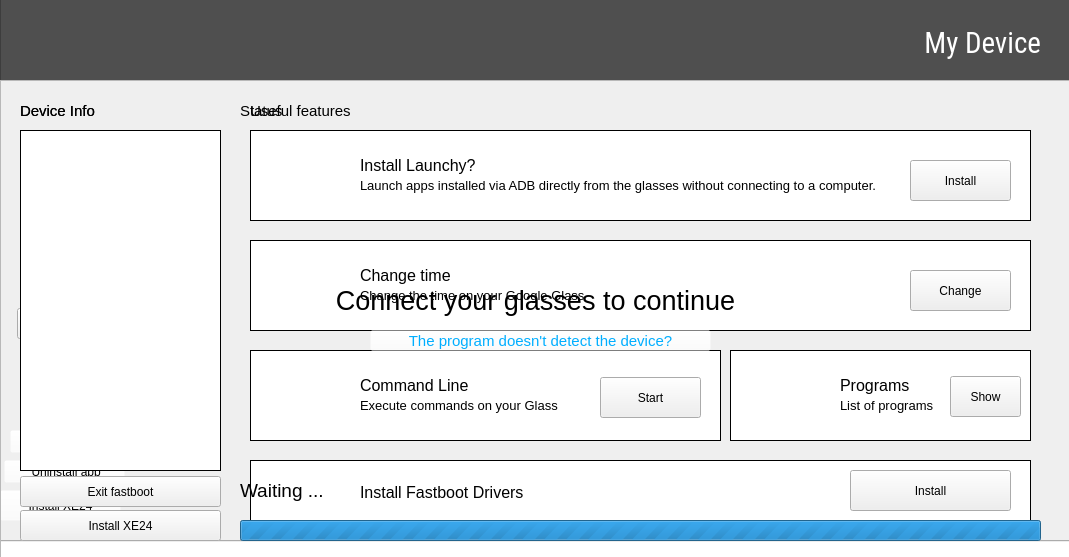
<?xml version="1.0" encoding="UTF-8"?>
<ui version="4.0">
 <class>MainWindow</class>
 <widget class="QMainWindow" name="MainWindow">
  <property name="geometry">
   <rect>
    <x>0</x>
    <y>0</y>
    <width>1069</width>
    <height>557</height>
   </rect>
  </property>
  <property name="minimumSize">
   <size>
    <width>1065</width>
    <height>557</height>
   </size>
  </property>
  <property name="maximumSize">
   <size>
    <width>2121212</width>
    <height>557</height>
   </size>
  </property>
  <property name="windowTitle">
   <string>Glassy</string>
  </property>
  <widget class="QWidget" name="centralwidget">
   <widget class="QFrame" name="frame">
    <property name="geometry">
     <rect>
      <x>0</x>
      <y>-10</y>
      <width>1091</width>
      <height>91</height>
     </rect>
    </property>
    <property name="styleSheet">
     <string notr="true">background-color: rgb(79, 79, 79);</string>
    </property>
    <property name="frameShape">
     <enum>QFrame::StyledPanel</enum>
    </property>
    <property name="frameShadow">
     <enum>QFrame::Raised</enum>
    </property>
    <widget class="QLabel" name="pageTitle">
     <property name="geometry">
      <rect>
       <x>780</x>
       <y>30</y>
       <width>261</width>
       <height>41</height>
      </rect>
     </property>
     <property name="font">
      <font>
       <family>Roboto Condensed</family>
       <pointsize>22</pointsize>
      </font>
     </property>
     <property name="styleSheet">
      <string notr="true">color: rgb(255, 255, 255);</string>
     </property>
     <property name="text">
      <string>My Device</string>
     </property>
     <property name="alignment">
      <set>Qt::AlignBottom|Qt::AlignRight|Qt::AlignTrailing</set>
     </property>
    </widget>
   </widget>
   <widget class="QLabel" name="label">
    <property name="geometry">
     <rect>
      <x>0</x>
      <y>-3</y>
      <width>231</width>
      <height>81</height>
     </rect>
    </property>
    <property name="text">
     <string/>
    </property>
    <property name="pixmap">
     <pixmap>../img/logo.png</pixmap>
    </property>
    <property name="scaledContents">
     <bool>true</bool>
    </property>
   </widget>
   <widget class="QFrame" name="deviceFrame">
    <property name="geometry">
     <rect>
      <x>0</x>
      <y>80</y>
      <width>1071</width>
      <height>521</height>
     </rect>
    </property>
    <property name="frameShape">
     <enum>QFrame::StyledPanel</enum>
    </property>
    <property name="frameShadow">
     <enum>QFrame::Raised</enum>
    </property>
    <widget class="QFrame" name="frame_2">
     <property name="geometry">
      <rect>
       <x>20</x>
       <y>50</y>
       <width>201</width>
       <height>171</height>
      </rect>
     </property>
     <property name="styleSheet">
      <string notr="true">background-color: rgb(255, 255, 255);
border: 1px solid black;</string>
     </property>
     <property name="frameShape">
      <enum>QFrame::StyledPanel</enum>
     </property>
     <property name="frameShadow">
      <enum>QFrame::Raised</enum>
     </property>
     <widget class="QLabel" name="label_4">
      <property name="geometry">
       <rect>
        <x>0</x>
        <y>20</y>
        <width>201</width>
        <height>141</height>
       </rect>
      </property>
      <property name="styleSheet">
       <string notr="true">background-color: rgba(255, 255, 255, 0);
border: 0px solid white;</string>
      </property>
      <property name="text">
       <string/>
      </property>
      <property name="pixmap">
       <pixmap>../img/glass.png</pixmap>
      </property>
      <property name="scaledContents">
       <bool>true</bool>
      </property>
     </widget>
    </widget>
    <widget class="QLabel" name="label_3">
     <property name="geometry">
      <rect>
       <x>20</x>
       <y>20</y>
       <width>131</width>
       <height>21</height>
      </rect>
     </property>
     <property name="font">
      <font>
       <pointsize>11</pointsize>
      </font>
     </property>
     <property name="text">
      <string>Device Info</string>
     </property>
    </widget>
    <widget class="QPushButton" name="rebootButton">
     <property name="geometry">
      <rect>
       <x>17</x>
       <y>228</y>
       <width>101</width>
       <height>31</height>
      </rect>
     </property>
     <property name="text">
      <string>Reboot</string>
     </property>
    </widget>
    <widget class="QPushButton" name="fastbootButton">
     <property name="geometry">
      <rect>
       <x>120</x>
       <y>228</y>
       <width>101</width>
       <height>31</height>
      </rect>
     </property>
     <property name="text">
      <string>Enter fastboot</string>
     </property>
    </widget>
    <widget class="QLabel" name="batteryText">
     <property name="geometry">
      <rect>
       <x>20</x>
       <y>270</y>
       <width>181</width>
       <height>21</height>
      </rect>
     </property>
     <property name="styleSheet">
      <string notr="true">background-color: rgba(255, 255, 255, 0);
border: 0px solid white;</string>
     </property>
     <property name="text">
      <string>Battery: 100%</string>
     </property>
    </widget>
    <widget class="Line" name="line">
     <property name="geometry">
      <rect>
       <x>20</x>
       <y>260</y>
       <width>201</width>
       <height>16</height>
      </rect>
     </property>
     <property name="orientation">
      <enum>Qt::Horizontal</enum>
     </property>
    </widget>
    <widget class="QLabel" name="batteryText_2">
     <property name="geometry">
      <rect>
       <x>20</x>
       <y>290</y>
       <width>181</width>
       <height>21</height>
      </rect>
     </property>
     <property name="styleSheet">
      <string notr="true">background-color: rgba(255, 255, 255, 0);
border: 0px solid white;</string>
     </property>
     <property name="text">
      <string>Firmware: XE24</string>
     </property>
    </widget>
    <widget class="QLabel" name="applicationsText">
     <property name="geometry">
      <rect>
       <x>20</x>
       <y>310</y>
       <width>181</width>
       <height>21</height>
      </rect>
     </property>
     <property name="styleSheet">
      <string notr="true">background-color: rgba(255, 255, 255, 0);
border: 0px solid white;</string>
     </property>
     <property name="text">
      <string>Applications: 57</string>
     </property>
    </widget>
    <widget class="Line" name="line_2">
     <property name="geometry">
      <rect>
       <x>20</x>
       <y>330</y>
       <width>201</width>
       <height>16</height>
      </rect>
     </property>
     <property name="orientation">
      <enum>Qt::Horizontal</enum>
     </property>
    </widget>
    <widget class="QPushButton" name="apkInstallButton">
     <property name="geometry">
      <rect>
       <x>10</x>
       <y>350</y>
       <width>121</width>
       <height>23</height>
      </rect>
     </property>
     <property name="cursor">
      <cursorShape>PointingHandCursor</cursorShape>
     </property>
     <property name="layoutDirection">
      <enum>Qt::LeftToRight</enum>
     </property>
     <property name="styleSheet">
      <string notr="true">background-color: rgba(255, 255, 255, 0);</string>
     </property>
     <property name="text">
      <string> Install .APK file</string>
     </property>
     <property name="icon">
      <iconset>
       <normaloff>../img/install.png</normaloff>../img/install.png</iconset>
     </property>
     <property name="iconSize">
      <size>
       <width>25</width>
       <height>25</height>
      </size>
     </property>
    </widget>
    <widget class="QProgressBar" name="progressBar">
     <property name="geometry">
      <rect>
       <x>-10</x>
       <y>460</y>
       <width>1101</width>
       <height>20</height>
      </rect>
     </property>
     <property name="value">
      <number>0</number>
     </property>
     <property name="textVisible">
      <bool>false</bool>
     </property>
    </widget>
    <widget class="QLabel" name="label_5">
     <property name="geometry">
      <rect>
       <x>250</x>
       <y>20</y>
       <width>181</width>
       <height>21</height>
      </rect>
     </property>
     <property name="font">
      <font>
       <pointsize>11</pointsize>
      </font>
     </property>
     <property name="text">
      <string>Useful features</string>
     </property>
    </widget>
    <widget class="QPushButton" name="uninstallButton">
     <property name="geometry">
      <rect>
       <x>4</x>
       <y>380</y>
       <width>121</width>
       <height>23</height>
      </rect>
     </property>
     <property name="cursor">
      <cursorShape>PointingHandCursor</cursorShape>
     </property>
     <property name="layoutDirection">
      <enum>Qt::LeftToRight</enum>
     </property>
     <property name="styleSheet">
      <string notr="true">background-color: rgba(255, 255, 255, 0);</string>
     </property>
     <property name="text">
      <string> Uninstall app</string>
     </property>
     <property name="icon">
      <iconset>
       <normaloff>../img/uninstall.png</normaloff>../img/uninstall.png</iconset>
     </property>
     <property name="iconSize">
      <size>
       <width>25</width>
       <height>25</height>
      </size>
     </property>
    </widget>
    <widget class="QPushButton" name="updatesButton">
     <property name="geometry">
      <rect>
       <x>0</x>
       <y>410</y>
       <width>121</width>
       <height>31</height>
      </rect>
     </property>
     <property name="cursor">
      <cursorShape>PointingHandCursor</cursorShape>
     </property>
     <property name="layoutDirection">
      <enum>Qt::LeftToRight</enum>
     </property>
     <property name="styleSheet">
      <string notr="true">background-color: rgba(255, 255, 255, 0);</string>
     </property>
     <property name="text">
      <string>Install XE24</string>
     </property>
     <property name="icon">
      <iconset>
       <normaloff>../img/updates.png</normaloff>../img/updates.png</iconset>
     </property>
     <property name="iconSize">
      <size>
       <width>35</width>
       <height>35</height>
      </size>
     </property>
    </widget>
    <widget class="QFrame" name="frame_4">
     <property name="geometry">
      <rect>
       <x>250</x>
       <y>50</y>
       <width>781</width>
       <height>91</height>
      </rect>
     </property>
     <property name="styleSheet">
      <string notr="true">background-color: rgb(255, 255, 255);
border: 1px solid black;</string>
     </property>
     <property name="frameShape">
      <enum>QFrame::StyledPanel</enum>
     </property>
     <property name="frameShadow">
      <enum>QFrame::Raised</enum>
     </property>
     <widget class="QLabel" name="label_6">
      <property name="geometry">
       <rect>
        <x>10</x>
        <y>-2</y>
        <width>91</width>
        <height>101</height>
       </rect>
      </property>
      <property name="styleSheet">
       <string notr="true">background-color: rgba(255, 255, 255, 0);
border: 0px solid white;</string>
      </property>
      <property name="text">
       <string/>
      </property>
      <property name="pixmap">
       <pixmap>../img/launchy.png</pixmap>
      </property>
      <property name="scaledContents">
       <bool>true</bool>
      </property>
     </widget>
     <widget class="QLabel" name="label_7">
      <property name="geometry">
       <rect>
        <x>110</x>
        <y>20</y>
        <width>161</width>
        <height>31</height>
       </rect>
      </property>
      <property name="font">
       <font>
        <pointsize>12</pointsize>
       </font>
      </property>
      <property name="styleSheet">
       <string notr="true">background-color: rgba(255, 255, 255, 0);
border: 0px solid white;</string>
      </property>
      <property name="text">
       <string>Install Launchy?</string>
      </property>
     </widget>
     <widget class="QLabel" name="label_8">
      <property name="geometry">
       <rect>
        <x>110</x>
        <y>40</y>
        <width>531</width>
        <height>31</height>
       </rect>
      </property>
      <property name="font">
       <font>
        <pointsize>10</pointsize>
       </font>
      </property>
      <property name="styleSheet">
       <string notr="true">background-color: rgba(255, 255, 255, 0);
border: 0px solid white;</string>
      </property>
      <property name="text">
       <string>Launch apps installed via ADB directly from the glasses without connecting to a computer.</string>
      </property>
     </widget>
    </widget>
    <widget class="QPushButton" name="installLaunchy">
     <property name="geometry">
      <rect>
       <x>910</x>
       <y>80</y>
       <width>101</width>
       <height>41</height>
      </rect>
     </property>
     <property name="text">
      <string>Install</string>
     </property>
    </widget>
    <widget class="QFrame" name="frame_5">
     <property name="geometry">
      <rect>
       <x>250</x>
       <y>160</y>
       <width>781</width>
       <height>91</height>
      </rect>
     </property>
     <property name="styleSheet">
      <string notr="true">background-color: rgb(255, 255, 255);
border: 1px solid black;</string>
     </property>
     <property name="frameShape">
      <enum>QFrame::StyledPanel</enum>
     </property>
     <property name="frameShadow">
      <enum>QFrame::Raised</enum>
     </property>
     <widget class="QLabel" name="label_9">
      <property name="geometry">
       <rect>
        <x>10</x>
        <y>-2</y>
        <width>91</width>
        <height>91</height>
       </rect>
      </property>
      <property name="styleSheet">
       <string notr="true">background-color: rgba(255, 255, 255, 0);
border: 0px solid white;</string>
      </property>
      <property name="text">
       <string/>
      </property>
      <property name="pixmap">
       <pixmap>../img/clock.png</pixmap>
      </property>
      <property name="scaledContents">
       <bool>true</bool>
      </property>
     </widget>
     <widget class="QLabel" name="label_10">
      <property name="geometry">
       <rect>
        <x>110</x>
        <y>20</y>
        <width>161</width>
        <height>31</height>
       </rect>
      </property>
      <property name="font">
       <font>
        <pointsize>12</pointsize>
       </font>
      </property>
      <property name="styleSheet">
       <string notr="true">background-color: rgba(255, 255, 255, 0);
border: 0px solid white;</string>
      </property>
      <property name="text">
       <string>Change time </string>
      </property>
     </widget>
     <widget class="QLabel" name="label_11">
      <property name="geometry">
       <rect>
        <x>110</x>
        <y>40</y>
        <width>531</width>
        <height>31</height>
       </rect>
      </property>
      <property name="font">
       <font>
        <pointsize>10</pointsize>
       </font>
      </property>
      <property name="styleSheet">
       <string notr="true">background-color: rgba(255, 255, 255, 0);
border: 0px solid white;</string>
      </property>
      <property name="text">
       <string>Change the time on your Google Glass</string>
      </property>
     </widget>
    </widget>
    <widget class="QPushButton" name="changeTimeButton">
     <property name="geometry">
      <rect>
       <x>910</x>
       <y>190</y>
       <width>101</width>
       <height>41</height>
      </rect>
     </property>
     <property name="text">
      <string>Change</string>
     </property>
    </widget>
    <widget class="QFrame" name="frame_6">
     <property name="geometry">
      <rect>
       <x>250</x>
       <y>270</y>
       <width>471</width>
       <height>91</height>
      </rect>
     </property>
     <property name="styleSheet">
      <string notr="true">background-color: rgb(255, 255, 255);
border: 1px solid black;</string>
     </property>
     <property name="frameShape">
      <enum>QFrame::StyledPanel</enum>
     </property>
     <property name="frameShadow">
      <enum>QFrame::Raised</enum>
     </property>
     <widget class="QLabel" name="label_12">
      <property name="geometry">
       <rect>
        <x>20</x>
        <y>15</y>
        <width>61</width>
        <height>61</height>
       </rect>
      </property>
      <property name="styleSheet">
       <string notr="true">background-color: rgba(255, 255, 255, 0);
border: 0px solid white;</string>
      </property>
      <property name="text">
       <string/>
      </property>
      <property name="pixmap">
       <pixmap>../img/cmd.png</pixmap>
      </property>
      <property name="scaledContents">
       <bool>true</bool>
      </property>
     </widget>
     <widget class="QLabel" name="label_13">
      <property name="geometry">
       <rect>
        <x>110</x>
        <y>20</y>
        <width>161</width>
        <height>31</height>
       </rect>
      </property>
      <property name="font">
       <font>
        <pointsize>12</pointsize>
       </font>
      </property>
      <property name="styleSheet">
       <string notr="true">background-color: rgba(255, 255, 255, 0);
border: 0px solid white;</string>
      </property>
      <property name="text">
       <string>Command Line</string>
      </property>
     </widget>
     <widget class="QLabel" name="label_14">
      <property name="geometry">
       <rect>
        <x>110</x>
        <y>40</y>
        <width>531</width>
        <height>31</height>
       </rect>
      </property>
      <property name="font">
       <font>
        <pointsize>10</pointsize>
       </font>
      </property>
      <property name="styleSheet">
       <string notr="true">background-color: rgba(255, 255, 255, 0);
border: 0px solid white;</string>
      </property>
      <property name="text">
       <string>Execute commands on your Glass</string>
      </property>
     </widget>
    </widget>
    <widget class="QPushButton" name="commandsExecuteButton">
     <property name="geometry">
      <rect>
       <x>600</x>
       <y>297</y>
       <width>101</width>
       <height>41</height>
      </rect>
     </property>
     <property name="text">
      <string>Start</string>
     </property>
    </widget>
    <widget class="QFrame" name="frame_7">
     <property name="geometry">
      <rect>
       <x>730</x>
       <y>270</y>
       <width>301</width>
       <height>91</height>
      </rect>
     </property>
     <property name="styleSheet">
      <string notr="true">background-color: rgb(255, 255, 255);
border: 1px solid black;</string>
     </property>
     <property name="frameShape">
      <enum>QFrame::StyledPanel</enum>
     </property>
     <property name="frameShadow">
      <enum>QFrame::Raised</enum>
     </property>
     <widget class="QLabel" name="label_15">
      <property name="geometry">
       <rect>
        <x>20</x>
        <y>15</y>
        <width>61</width>
        <height>61</height>
       </rect>
      </property>
      <property name="styleSheet">
       <string notr="true">background-color: rgba(255, 255, 255, 0);
border: 0px solid white;</string>
      </property>
      <property name="text">
       <string/>
      </property>
      <property name="pixmap">
       <pixmap>../img/programs.png</pixmap>
      </property>
      <property name="scaledContents">
       <bool>true</bool>
      </property>
     </widget>
     <widget class="QLabel" name="label_16">
      <property name="geometry">
       <rect>
        <x>110</x>
        <y>20</y>
        <width>161</width>
        <height>31</height>
       </rect>
      </property>
      <property name="font">
       <font>
        <pointsize>12</pointsize>
       </font>
      </property>
      <property name="styleSheet">
       <string notr="true">background-color: rgba(255, 255, 255, 0);
border: 0px solid white;</string>
      </property>
      <property name="text">
       <string>Programs</string>
      </property>
     </widget>
     <widget class="QLabel" name="label_17">
      <property name="geometry">
       <rect>
        <x>110</x>
        <y>40</y>
        <width>531</width>
        <height>31</height>
       </rect>
      </property>
      <property name="font">
       <font>
        <pointsize>10</pointsize>
       </font>
      </property>
      <property name="styleSheet">
       <string notr="true">background-color: rgba(255, 255, 255, 0);
border: 0px solid white;</string>
      </property>
      <property name="text">
       <string>List of programs</string>
      </property>
     </widget>
    </widget>
    <widget class="QPushButton" name="showButton">
     <property name="geometry">
      <rect>
       <x>950</x>
       <y>296</y>
       <width>71</width>
       <height>41</height>
      </rect>
     </property>
     <property name="text">
      <string>Show</string>
     </property>
    </widget>
    <widget class="QFrame" name="frame_8">
     <property name="geometry">
      <rect>
       <x>250</x>
       <y>380</y>
       <width>781</width>
       <height>61</height>
      </rect>
     </property>
     <property name="styleSheet">
      <string notr="true">background-color: rgb(255, 255, 255);
border: 1px solid black;</string>
     </property>
     <property name="frameShape">
      <enum>QFrame::StyledPanel</enum>
     </property>
     <property name="frameShadow">
      <enum>QFrame::Raised</enum>
     </property>
     <widget class="QLabel" name="label_33">
      <property name="geometry">
       <rect>
        <x>20</x>
        <y>5</y>
        <width>51</width>
        <height>51</height>
       </rect>
      </property>
      <property name="styleSheet">
       <string notr="true">background-color: rgba(255, 255, 255, 0);
border: 0px solid white;</string>
      </property>
      <property name="text">
       <string/>
      </property>
      <property name="pixmap">
       <pixmap>../img/android.png</pixmap>
      </property>
      <property name="scaledContents">
       <bool>true</bool>
      </property>
     </widget>
     <widget class="QLabel" name="label_34">
      <property name="geometry">
       <rect>
        <x>110</x>
        <y>17</y>
        <width>201</width>
        <height>31</height>
       </rect>
      </property>
      <property name="font">
       <font>
        <pointsize>12</pointsize>
       </font>
      </property>
      <property name="styleSheet">
       <string notr="true">background-color: rgba(255, 255, 255, 0);
border: 0px solid white;</string>
      </property>
      <property name="text">
       <string>Install Fastboot Drivers</string>
      </property>
     </widget>
    </widget>
    <widget class="QPushButton" name="installFastbootdriversButton">
     <property name="geometry">
      <rect>
       <x>850</x>
       <y>390</y>
       <width>161</width>
       <height>41</height>
      </rect>
     </property>
     <property name="text">
      <string>Install</string>
     </property>
    </widget>
   </widget>
   <widget class="QFrame" name="searchingFrame">
    <property name="geometry">
     <rect>
      <x>0</x>
      <y>80</y>
      <width>1071</width>
      <height>521</height>
     </rect>
    </property>
    <property name="frameShape">
     <enum>QFrame::StyledPanel</enum>
    </property>
    <property name="frameShadow">
     <enum>QFrame::Raised</enum>
    </property>
    <widget class="QLabel" name="label_35">
     <property name="geometry">
      <rect>
       <x>0</x>
       <y>200</y>
       <width>1071</width>
       <height>41</height>
      </rect>
     </property>
     <property name="font">
      <font>
       <pointsize>20</pointsize>
      </font>
     </property>
     <property name="text">
      <string>Connect your glasses to continue</string>
     </property>
     <property name="alignment">
      <set>Qt::AlignCenter</set>
     </property>
    </widget>
    <widget class="QLabel" name="label_36">
     <property name="geometry">
      <rect>
       <x>520</x>
       <y>150</y>
       <width>41</width>
       <height>41</height>
      </rect>
     </property>
     <property name="text">
      <string/>
     </property>
     <property name="pixmap">
      <pixmap>../img/loading.png</pixmap>
     </property>
     <property name="scaledContents">
      <bool>true</bool>
     </property>
    </widget>
    <widget class="QPushButton" name="doesntDetectButton">
     <property name="geometry">
      <rect>
       <x>370</x>
       <y>250</y>
       <width>341</width>
       <height>21</height>
      </rect>
     </property>
     <property name="font">
      <font>
       <pointsize>11</pointsize>
      </font>
     </property>
     <property name="cursor">
      <cursorShape>PointingHandCursor</cursorShape>
     </property>
     <property name="styleSheet">
      <string notr="true">background-color: rgba(255, 255, 255, 0);
color: rgb(0, 174, 255);</string>
     </property>
     <property name="text">
      <string>The program doesn't detect the device?</string>
     </property>
    </widget>
   </widget>
   <widget class="QFrame" name="updatingPage">
    <property name="geometry">
     <rect>
      <x>0</x>
      <y>80</y>
      <width>1071</width>
      <height>521</height>
     </rect>
    </property>
    <property name="frameShape">
     <enum>QFrame::StyledPanel</enum>
    </property>
    <property name="frameShadow">
     <enum>QFrame::Raised</enum>
    </property>
    <widget class="QFrame" name="frame_3">
     <property name="geometry">
      <rect>
       <x>20</x>
       <y>50</y>
       <width>201</width>
       <height>341</height>
      </rect>
     </property>
     <property name="styleSheet">
      <string notr="true">background-color: rgb(255, 255, 255);
border: 1px solid black;</string>
     </property>
     <property name="frameShape">
      <enum>QFrame::StyledPanel</enum>
     </property>
     <property name="frameShadow">
      <enum>QFrame::Raised</enum>
     </property>
     <widget class="QLabel" name="label_37">
      <property name="geometry">
       <rect>
        <x>0</x>
        <y>100</y>
        <width>201</width>
        <height>141</height>
       </rect>
      </property>
      <property name="styleSheet">
       <string notr="true">background-color: rgba(255, 255, 255, 0);
border: 0px solid white;</string>
      </property>
      <property name="text">
       <string/>
      </property>
      <property name="pixmap">
       <pixmap>../img/glass.png</pixmap>
      </property>
      <property name="scaledContents">
       <bool>true</bool>
      </property>
     </widget>
    </widget>
    <widget class="QLabel" name="label_38">
     <property name="geometry">
      <rect>
       <x>20</x>
       <y>20</y>
       <width>131</width>
       <height>21</height>
      </rect>
     </property>
     <property name="font">
      <font>
       <pointsize>11</pointsize>
      </font>
     </property>
     <property name="text">
      <string>Device Info</string>
     </property>
    </widget>
    <widget class="QPushButton" name="rebootIntoSystemButton">
     <property name="geometry">
      <rect>
       <x>20</x>
       <y>396</y>
       <width>201</width>
       <height>31</height>
      </rect>
     </property>
     <property name="text">
      <string>Exit fastboot</string>
     </property>
    </widget>
    <widget class="QLabel" name="label_39">
     <property name="geometry">
      <rect>
       <x>240</x>
       <y>20</y>
       <width>131</width>
       <height>21</height>
      </rect>
     </property>
     <property name="font">
      <font>
       <pointsize>11</pointsize>
      </font>
     </property>
     <property name="text">
      <string>Status</string>
     </property>
    </widget>
    <widget class="QPushButton" name="installXE24Button">
     <property name="geometry">
      <rect>
       <x>20</x>
       <y>430</y>
       <width>201</width>
       <height>31</height>
      </rect>
     </property>
     <property name="text">
      <string>Install XE24</string>
     </property>
    </widget>
    <widget class="QLabel" name="statusText">
     <property name="geometry">
      <rect>
       <x>240</x>
       <y>390</y>
       <width>311</width>
       <height>41</height>
      </rect>
     </property>
     <property name="font">
      <font>
       <pointsize>14</pointsize>
      </font>
     </property>
     <property name="text">
      <string>Waiting ...</string>
     </property>
    </widget>
    <widget class="QProgressBar" name="progressBar_3">
     <property name="geometry">
      <rect>
       <x>240</x>
       <y>440</y>
       <width>801</width>
       <height>21</height>
      </rect>
     </property>
     <property name="maximum">
      <number>0</number>
     </property>
     <property name="value">
      <number>0</number>
     </property>
     <property name="textVisible">
      <bool>false</bool>
     </property>
     <property name="invertedAppearance">
      <bool>false</bool>
     </property>
    </widget>
   </widget>
  </widget>
 </widget>
 <resources/>
 <connections/>
</ui>
